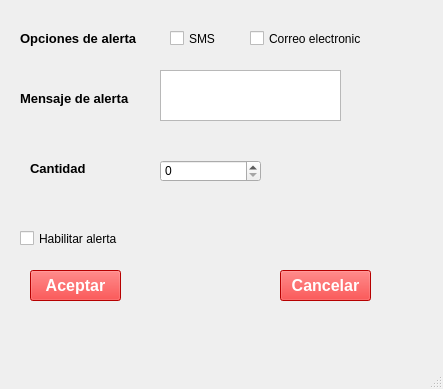
<?xml version="1.0" encoding="UTF-8"?>
<ui version="4.0">
 <class>MainWindow</class>
 <widget class="QMainWindow" name="MainWindow">
  <property name="geometry">
   <rect>
    <x>0</x>
    <y>0</y>
    <width>443</width>
    <height>389</height>
   </rect>
  </property>
  <property name="windowTitle">
   <string>Alerta de Stock</string>
  </property>
  <widget class="QWidget" name="centralwidget">
   <widget class="QLabel" name="label_2">
    <property name="geometry">
     <rect>
      <x>20</x>
      <y>90</y>
      <width>131</width>
      <height>16</height>
     </rect>
    </property>
    <property name="font">
     <font>
      <pointsize>10</pointsize>
      <weight>75</weight>
      <bold>true</bold>
     </font>
    </property>
    <property name="text">
     <string>Mensaje de alerta</string>
    </property>
   </widget>
   <widget class="QTextEdit" name="txtMensaje">
    <property name="geometry">
     <rect>
      <x>160</x>
      <y>70</y>
      <width>181</width>
      <height>51</height>
     </rect>
    </property>
    <property name="html">
     <string>&lt;!DOCTYPE HTML PUBLIC &quot;-//W3C//DTD HTML 4.0//EN&quot; &quot;http://www.w3.org/TR/REC-html40/strict.dtd&quot;&gt;
&lt;html&gt;&lt;head&gt;&lt;meta name=&quot;qrichtext&quot; content=&quot;1&quot; /&gt;&lt;style type=&quot;text/css&quot;&gt;
p, li { white-space: pre-wrap; }
&lt;/style&gt;&lt;/head&gt;&lt;body style=&quot; font-family:'MS Shell Dlg 2'; font-size:8.25pt; font-weight:400; font-style:normal;&quot;&gt;
&lt;p style=&quot;-qt-paragraph-type:empty; margin-top:0px; margin-bottom:0px; margin-left:0px; margin-right:0px; -qt-block-indent:0; text-indent:0px;&quot;&gt;&lt;br /&gt;&lt;/p&gt;&lt;/body&gt;&lt;/html&gt;</string>
    </property>
   </widget>
   <widget class="QCheckBox" name="checkBox">
    <property name="geometry">
     <rect>
      <x>20</x>
      <y>230</y>
      <width>131</width>
      <height>17</height>
     </rect>
    </property>
    <property name="text">
     <string>Habilitar alerta</string>
    </property>
   </widget>
   <widget class="QPushButton" name="btnAceptar">
    <property name="geometry">
     <rect>
      <x>30</x>
      <y>270</y>
      <width>91</width>
      <height>31</height>
     </rect>
    </property>
    <property name="font">
     <font>
      <pointsize>12</pointsize>
      <weight>75</weight>
      <bold>true</bold>
     </font>
    </property>
    <property name="styleSheet">
     <string notr="true">background-color: rgb(255, 0, 0);
color: rgb(255, 255, 255);</string>
    </property>
    <property name="text">
     <string>Aceptar</string>
    </property>
   </widget>
   <widget class="QPushButton" name="btnCancelar">
    <property name="geometry">
     <rect>
      <x>280</x>
      <y>270</y>
      <width>91</width>
      <height>31</height>
     </rect>
    </property>
    <property name="font">
     <font>
      <pointsize>12</pointsize>
      <weight>75</weight>
      <bold>true</bold>
     </font>
    </property>
    <property name="styleSheet">
     <string notr="true">background-color: rgb(255, 0, 0);
color: rgb(255, 255, 255);</string>
    </property>
    <property name="text">
     <string>Cancelar</string>
    </property>
   </widget>
   <widget class="QLabel" name="label_3">
    <property name="geometry">
     <rect>
      <x>30</x>
      <y>160</y>
      <width>71</width>
      <height>16</height>
     </rect>
    </property>
    <property name="font">
     <font>
      <pointsize>10</pointsize>
      <weight>75</weight>
      <bold>true</bold>
     </font>
    </property>
    <property name="text">
     <string>Cantidad</string>
    </property>
   </widget>
   <widget class="QSpinBox" name="spinBox">
    <property name="geometry">
     <rect>
      <x>160</x>
      <y>160</y>
      <width>101</width>
      <height>22</height>
     </rect>
    </property>
   </widget>
   <widget class="QLabel" name="label_4">
    <property name="geometry">
     <rect>
      <x>20</x>
      <y>30</y>
      <width>131</width>
      <height>16</height>
     </rect>
    </property>
    <property name="font">
     <font>
      <pointsize>10</pointsize>
      <weight>75</weight>
      <bold>true</bold>
     </font>
    </property>
    <property name="text">
     <string>Opciones de alerta </string>
    </property>
   </widget>
   <widget class="QCheckBox" name="checkBox_2">
    <property name="geometry">
     <rect>
      <x>170</x>
      <y>30</y>
      <width>70</width>
      <height>17</height>
     </rect>
    </property>
    <property name="text">
     <string>SMS</string>
    </property>
   </widget>
   <widget class="QCheckBox" name="checkBox_3">
    <property name="geometry">
     <rect>
      <x>250</x>
      <y>30</y>
      <width>111</width>
      <height>17</height>
     </rect>
    </property>
    <property name="text">
     <string>Correo electronico</string>
    </property>
   </widget>
   <widget class="QLabel" name="label">
    <property name="geometry">
     <rect>
      <x>360</x>
      <y>0</y>
      <width>61</width>
      <height>41</height>
     </rect>
    </property>
    <property name="text">
     <string/>
    </property>
    <property name="pixmap">
     <pixmap>../../../../../../Downloads/sistema-ferreteria/Images/gestion-inventario/notification.png</pixmap>
    </property>
    <property name="scaledContents">
     <bool>true</bool>
    </property>
   </widget>
  </widget>
  <widget class="QMenuBar" name="menubar">
   <property name="geometry">
    <rect>
     <x>0</x>
     <y>0</y>
     <width>443</width>
     <height>21</height>
    </rect>
   </property>
  </widget>
  <widget class="QStatusBar" name="statusbar"/>
 </widget>
 <resources/>
 <connections/>
</ui>
